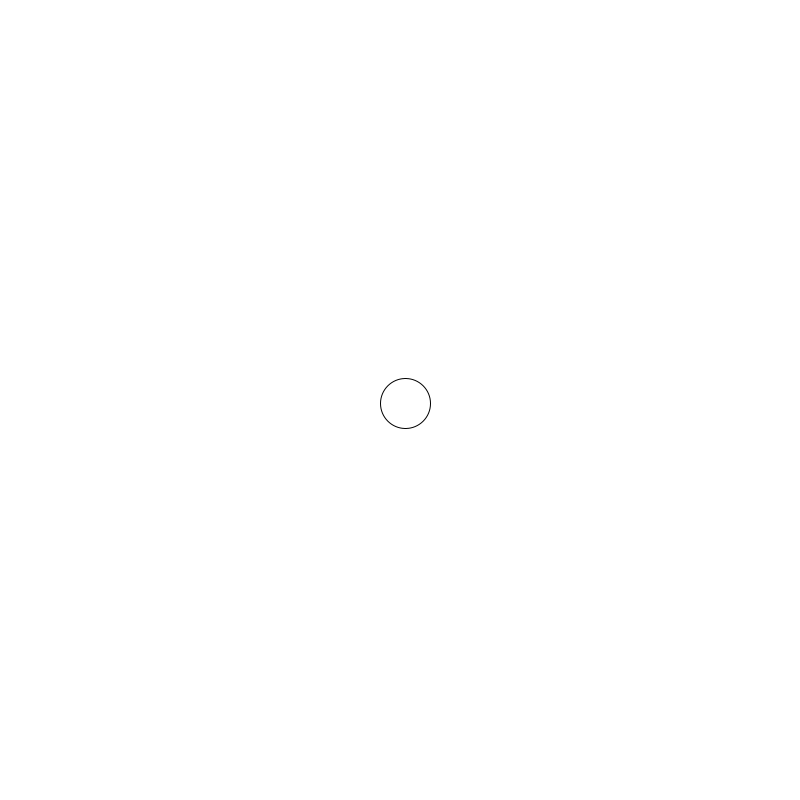
Frame 1 (no input)
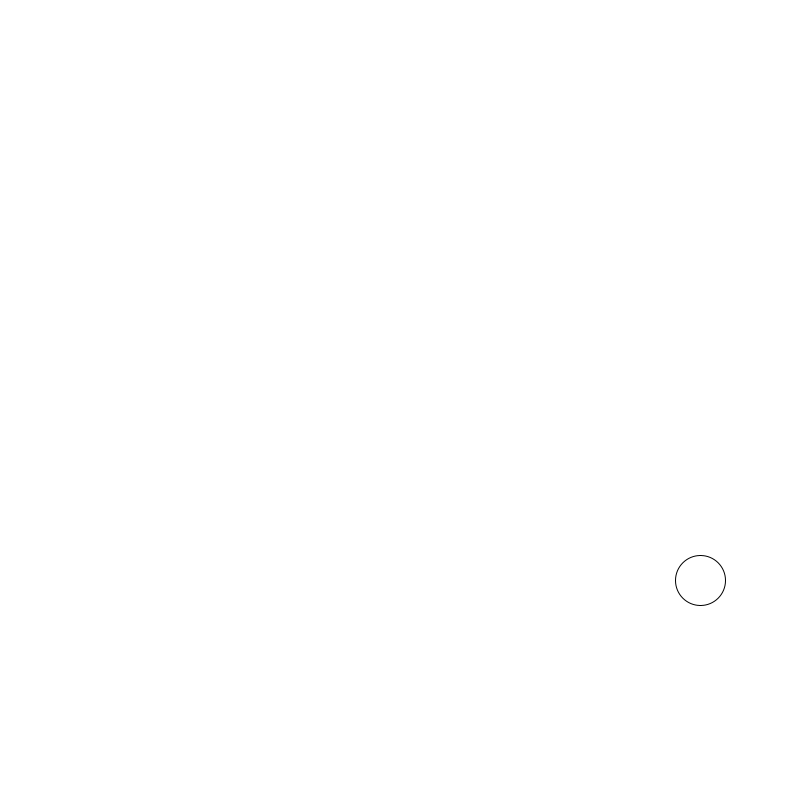
Frame 60 (the mouse pressed at the canvas centre just before this capture)
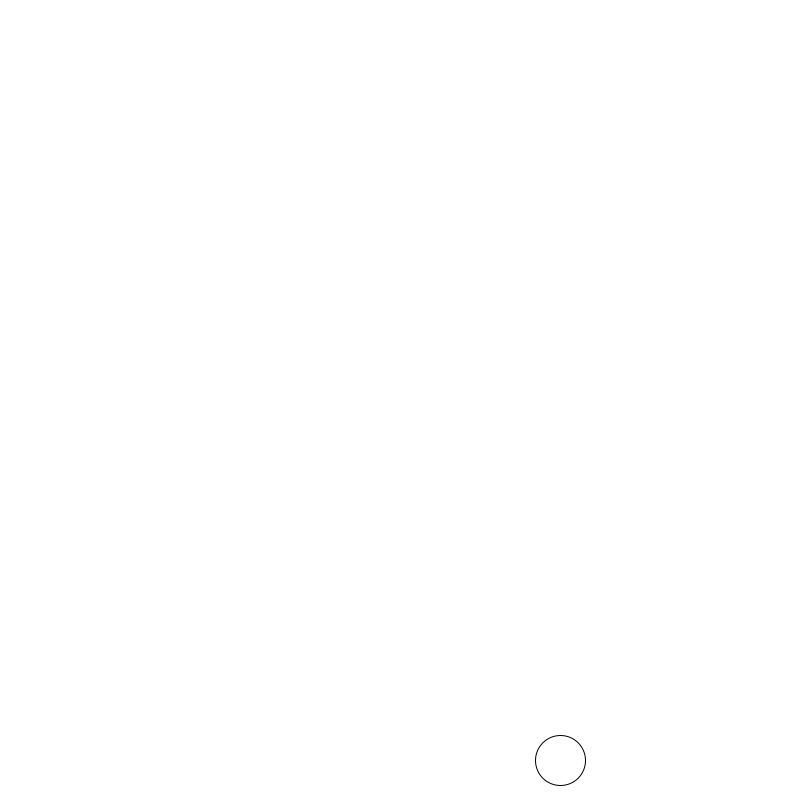
Frame 120 (the mouse held since frame 60 and released just before this capture)

The Processing sketch that drew these frames (run headless with seeded random() and noise(); from frame 60 on, the mouse is pressed at the canvas centre):

// Processing sketch: C1W4_bouncingBall
// ── C1W4_bouncingBall.pde
float x;
float y;
float xSpeed;
float ySpeed;


void setup(){
  size (800,800);
  background(255);
  x=width/2;
  y=height/2;
  
  xSpeed=5;
  ySpeed=3;
  
}

void draw(){
  background (255);
  if(x>width-25 || x<25){
    xSpeed *= -1;
  }
  if(y>height-25 || y<25){
    ySpeed *= -1;
  }
  
  x+=xSpeed;
  y+=ySpeed;
  
  //if(dist(mouseX,mouseY,x,y,)<25){
    
  //}
  
  ellipse (x,y,50,50);

}


void mousePressed(){
  
}
